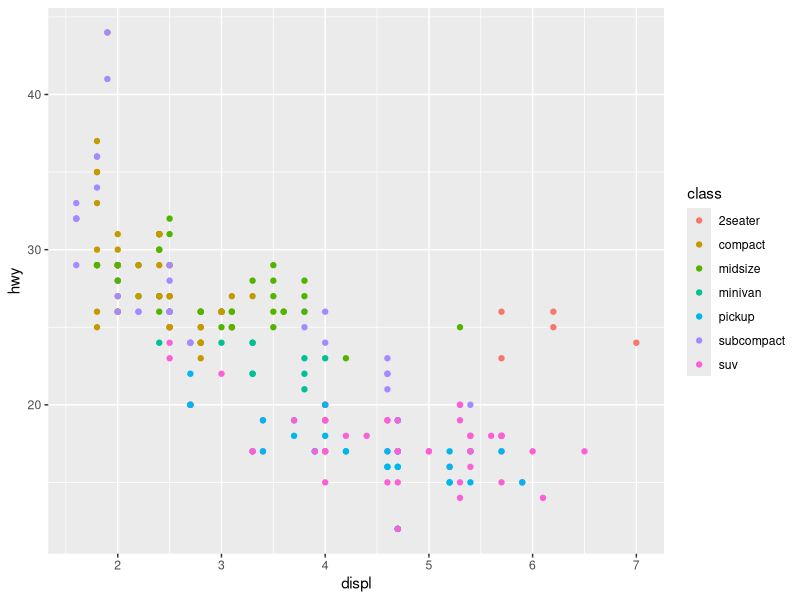
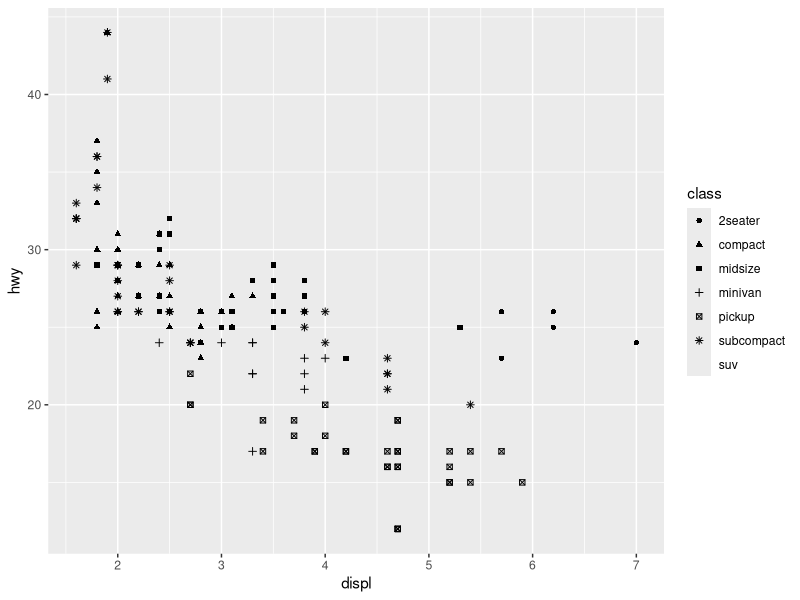
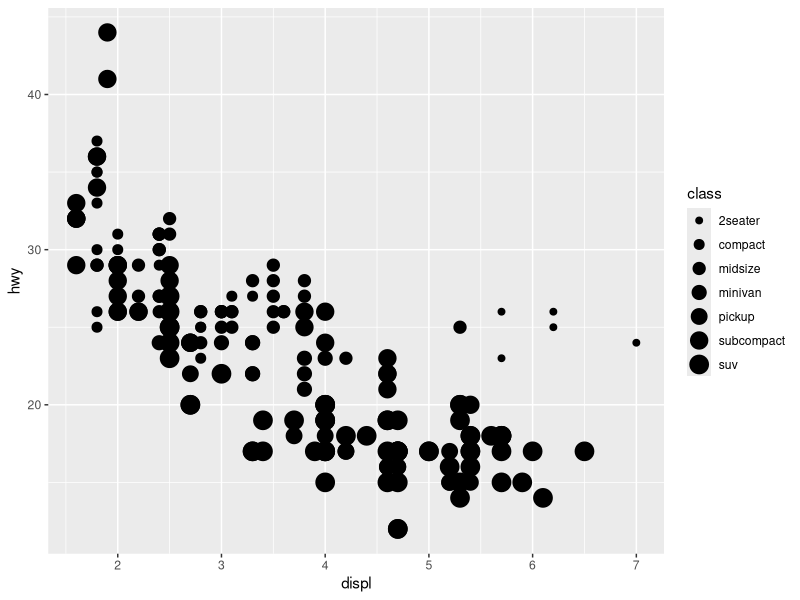
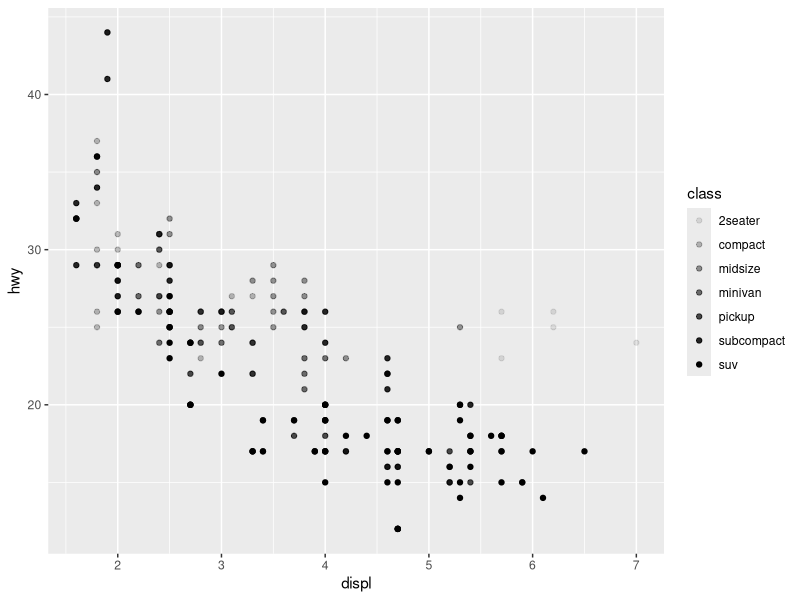
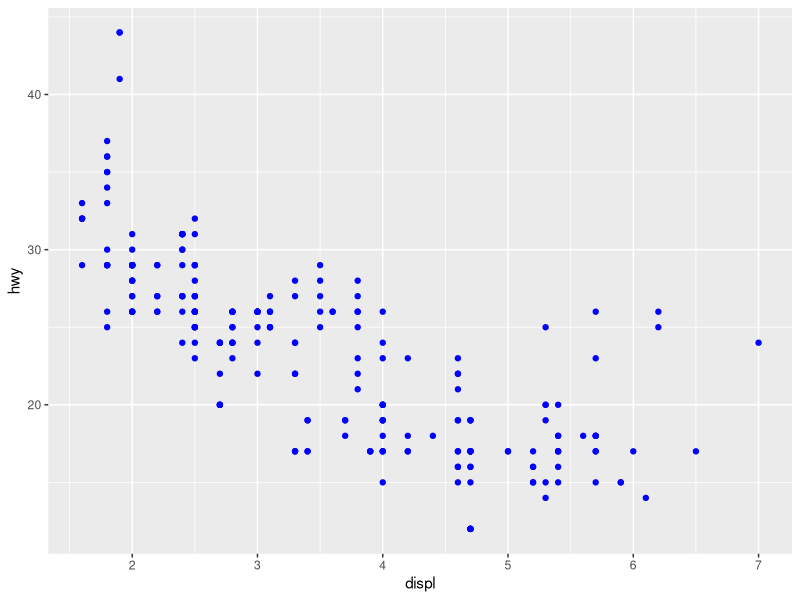
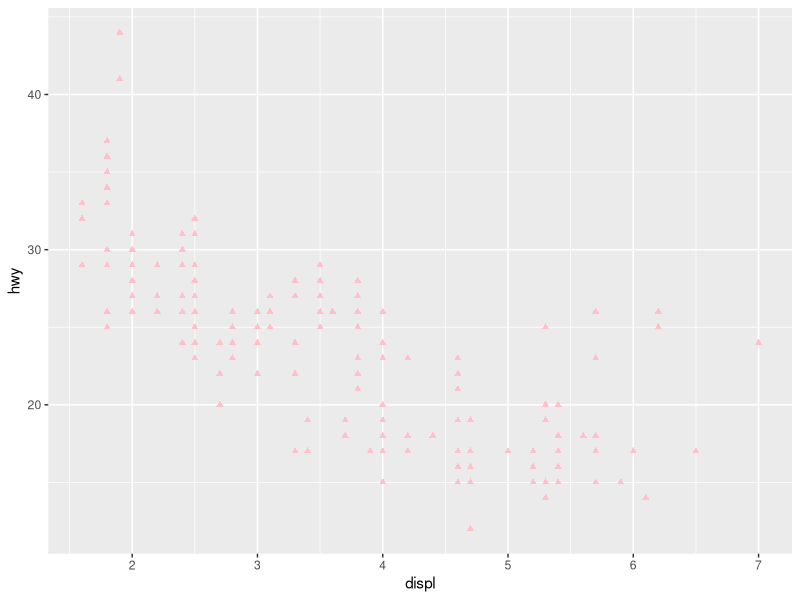
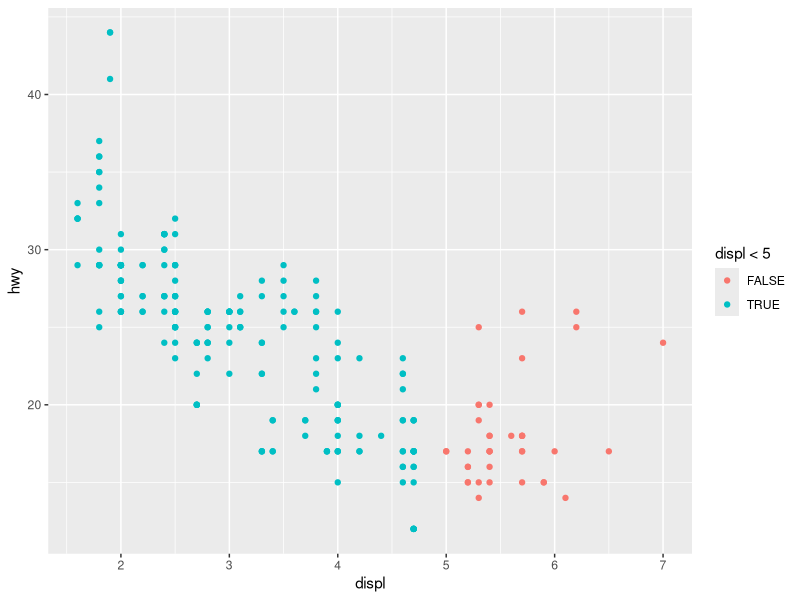
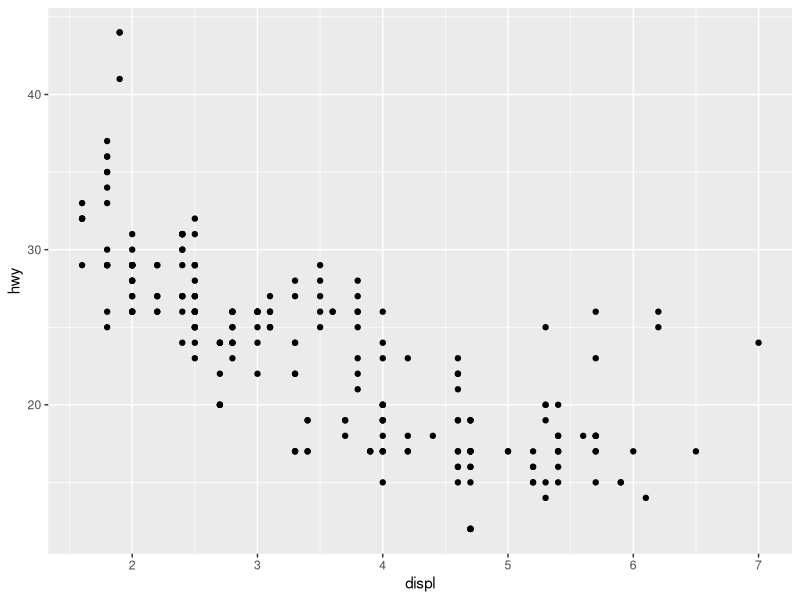

Here is the R script that generated these plots, in order:
## ---- chunk 1
#| include: false

library(tidyverse)
## ---- chunk 2
#| include: false

mpg
## ---- chunk 3
#| label: figures-side1
#| fig-show: hold
#| out-width: 50%


par(mar = c(4, 4, .1, .1))

# Left
ggplot(mpg, aes(x = displ, y = hwy, color = class))+
geom_point()

# Right
ggplot(mpg, aes(x = displ, y = hwy, shape = class))+
geom_point()
## ---- chunk 4
#| label: figures-side
#| fig-show: hold
#| out-width: 50%

par(mar = c(4, 4, .1, .1))

# Left
ggplot(mpg, aes(x = displ, y = hwy, size = class))+
geom_point()

# Right
ggplot(mpg, aes(x = displ, y = hwy, alpha = class))+
geom_point()
## ---- chunk 5
ggplot(mpg, aes(x = displ, y = hwy)) + 
  geom_point(color = "blue")
## ---- chunk 6
ggplot(mpg, aes(x = displ, y = hwy)) + 
  geom_point(color = "pink", shape= 17)
## ---- chunk 7
ggplot(mpg, aes(x = displ, y = hwy, color = displ < 5)) +
geom_point()
## ---- chunk 8
#| label: figures-side3
#| fig-show: hold
#| out-width: 50%


par(mar = c(4, 4, .1, .1))

# Left
ggplot(mpg, aes(x = displ, y = hwy)) + 
  geom_point()

# Right
ggplot(mpg, aes(x = displ, y = hwy)) + 
  geom_smooth()
## ---- chunk 9
#| label: figures-side4
#| fig-show: hold
#| out-width: 50%


par(mar = c(4, 4, .1, .1))

# Left
ggplot(mpg, aes(x = displ, y = hwy, shape = drv))+
geom_smooth()

# Right
ggplot(mpg, aes(x = displ, y = hwy, linetype = drv))+ 
geom_smooth()
## ---- chunk 10
#| label: figures-side5
#| fig-show: hold
#| out-width: 50%


#par(mar = c(4, 4, .1, .1))

ggplot(mpg, aes(x = displ, y = hwy)) +
  geom_smooth()
              
ggplot(mpg, aes(x = displ, y = hwy)) +
  geom_smooth(aes(group = drv))
    
ggplot(mpg, aes(x = displ, y = hwy)) +
  geom_smooth(aes(color = drv), show.legend = FALSE)+geom_smooth()
## ---- chunk 11
ggplot(mpg, aes(x = displ, y = hwy)) + 
  geom_point() + 
  geom_point(
    data = mpg |> filter(class == "2seater"), 
    color = "red"
  ) +
  geom_point(
    data = mpg |> filter(class == "2seater"), 
    shape = "circle open", size = 3, color = "red"
  )
## ---- chunk 12
#| label: figures-side8
#| fig-show: hold
#| out-width: 50%


par(mar = c(4, 4, .1, .1))

# Left
ggplot(mpg, aes(x = hwy)) +
  geom_histogram(binwidth = 2)

# Middle
ggplot(mpg, aes(x = hwy)) +
  geom_density()

# Right
ggplot(mpg, aes(x = hwy)) +
  geom_boxplot()
## ---- chunk 13
#| label: figures-side7
#| fig-show: hold
#| out-width: 50%


par(mar = c(4, 4, .1, .1))

# Left
ggplot(mpg, aes(x = displ, y = hwy)) + 
  geom_point() + 
  facet_wrap(~cyl)


# Right
ggplot(mpg, aes(x = displ, y = hwy)) + 
  geom_point() + 
  facet_grid(drv ~ cyl)
## ---- chunk 14
ggplot(diamonds, aes(x = cut)) + 
  geom_bar()
## ---- chunk 15
ggplot(diamonds, aes(x = cut, y = after_stat(prop), group = 1))+ 
geom_bar()
## ---- chunk 16
ggplot(diamonds) + 
  stat_summary(
    aes(x = cut, y = depth),
    fun.min = min,
    fun.max = max,
    fun = median
  )
## ---- chunk 17
#| fig-show: hold
#| out-width: 50%


par(mar = c(4, 4, .1, .1))

ggplot(diamonds, aes(x = cut, color = cut)) + 
  geom_bar()

ggplot(diamonds, aes(x = cut, fill = cut)) + 
  geom_bar()
## ---- chunk 18
ggplot(diamonds, aes(x = cut, fill = clarity)) + 
  geom_bar()
## ---- chunk 19
#| fig-show: hold
#| out-width: 50%


par(mar = c(4, 4, .1, .1))

ggplot(diamonds, aes(x = cut, fill = clarity))+ 
geom_bar(alpha = 1/5, position = "identity")

ggplot(diamonds, aes(x = cut, color = clarity))+ 
geom_bar(fill = NA, position = "identity")
## ---- chunk 20
ggplot(mpg, aes(x = displ, y = hwy)) + 
  geom_point(position = "jitter")
## ---- chunk 21
#| fig-show: hold
#| out-width: 50%


par(mar = c(4, 4, .1, .1))

nz <- map_data("nz")

ggplot(nz, aes(x = long, y = lat, group = group)) +
  geom_polygon(fill = "white", color = "black")

ggplot(nz, aes(x = long, y = lat, group = group)) +
  geom_polygon(fill = "white", color = "black") +
  coord_quickmap()
## ---- chunk 22
#| fig-show: hold
#| out-width: 50%


par(mar = c(4, 4, .1, .1))

bar <- ggplot(data = diamonds) + 
  geom_bar(
    mapping = aes(x = cut, fill = cut), 
    show.legend = FALSE,
    width = 1
  ) + 
  theme(aspect.ratio = 1) +
  labs(x = NULL, y = NULL)

bar + coord_flip()
bar + coord_polar()
